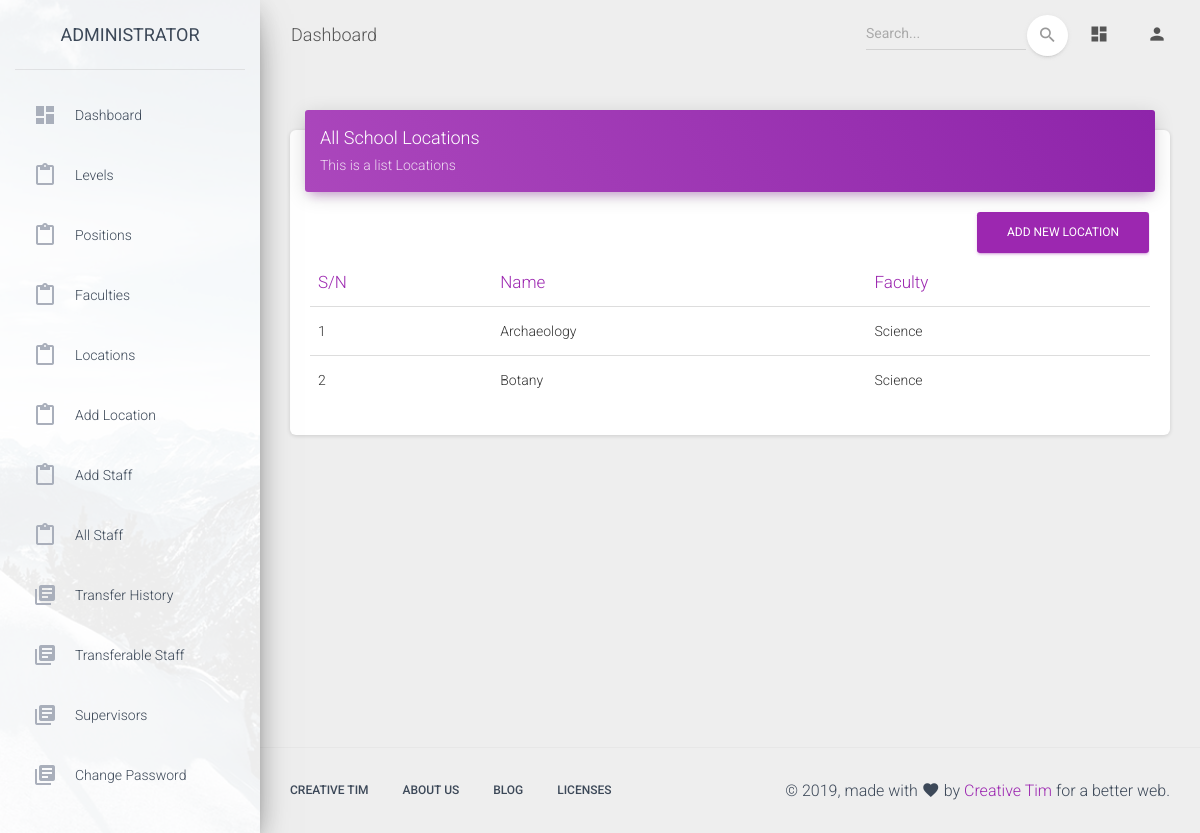
Page /admin/locations.php (signed in) on the earlier database version.
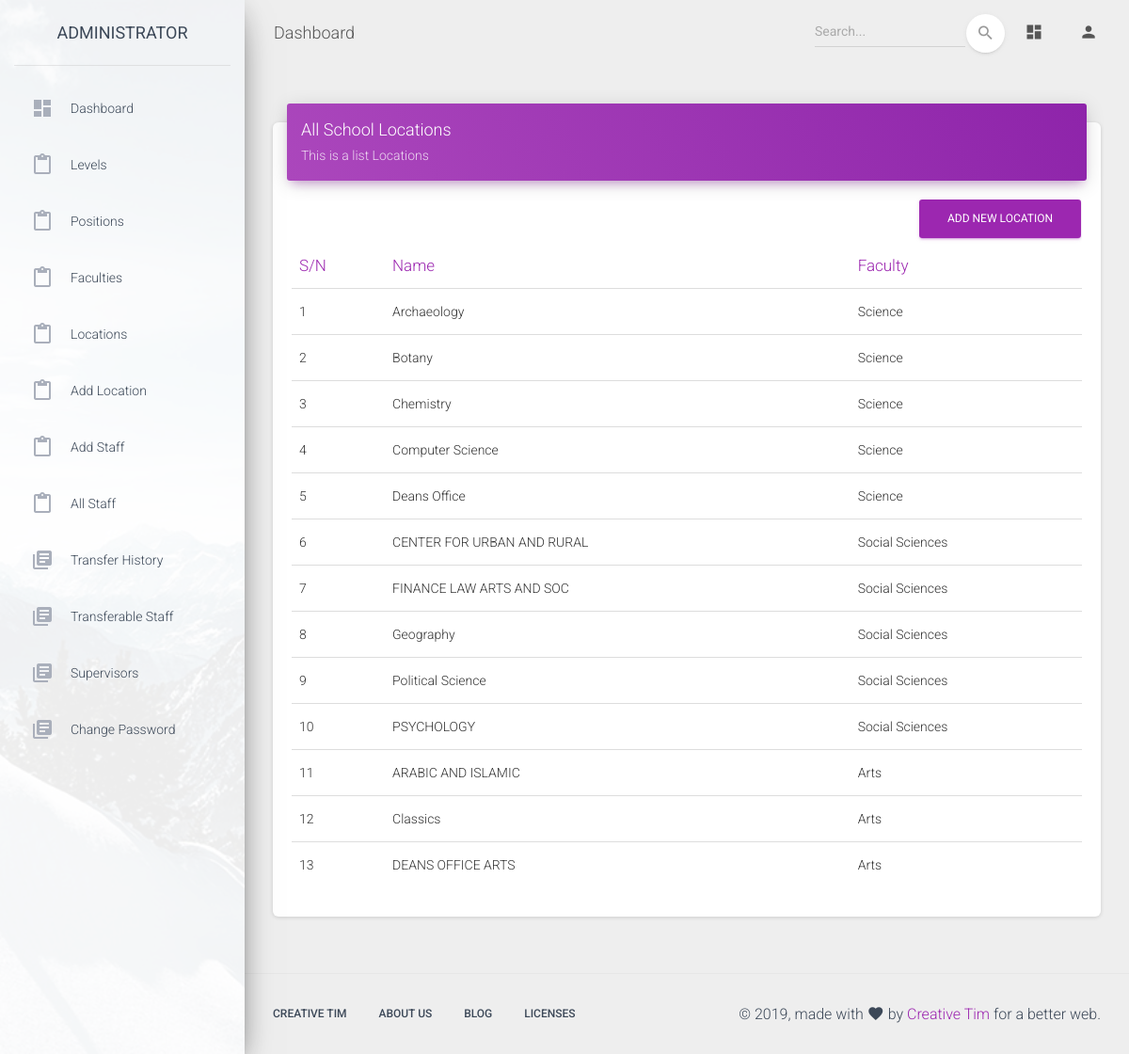
Same page on the later database version.
### tables this page shows
CREATE TABLE `locations` (
  `id` int(11) NOT NULL,
  `location_id` varchar(255) NOT NULL,
  `name` varchar(255) NOT NULL,
  `faculty_id` varchar(255) NOT NULL,
  `level_id` varchar(255) NOT NULL,
  `created_at` datetime NOT NULL DEFAULT CURRENT_TIMESTAMP
);

CREATE TABLE `faculties` (
  `id` int(11) NOT NULL,
  `faculty_id` varchar(255) NOT NULL,
  `name` varchar(255) NOT NULL,
  `level_id` varchar(255) NOT NULL,
  `created_at` datetime NOT NULL DEFAULT CURRENT_TIMESTAMP
);

### app/classes/Admin.php (called while the page is built, shortened)
<?php
class Admin extends Master
{
    public function get_faculty_name($faculty_id){
        $data = array("name");
        $table = "faculties";
        $where = "WHERE faculty_id = '$faculty_id'";
        $res = $this->getData($data,$table,$where);
        $name = !empty($res)? $res['name'] : "";
        return $name;
    }
    public function get_all_locations(){
        $data = "*";
        $table = "locations";
        $res = $this->getAllData($data,$table);
        $locations = !empty($res) ? $res : [];
        return $locations;
    }
}

### app/classes/Master.php (called while the page is built, shortened)
<?php
class Master
{
    protected $db;
    function __construct($db_conn){
        $this->db = $db_conn;
    }
    public function getData($data, $table, $where = '')
    {
        try {
            if ($data != '*') {
                $selections = implode(', ', $data);
            } else {
                $selections = '*';
            }
            $stmt = $this->db->prepare("SELECT {$selections} FROM `$table` " . $where . " LIMIT 1");
            $stmt->execute();
            $settings_data = $stmt->fetch(PDO::FETCH_ASSOC);
            if ($stmt->rowCount() > 0) {
                return $settings_data;
            }
        } catch (PDOException $e) {
            echo $e->getMessage();
        }
    }
    public function getAllData($data, $table, $where = '')
    {
        $settings_data=array();
        try {
            if ($data != '*') {
                $selections = implode(', ', $data);
            } else {
                $selections = '*';
            }
            $stmt = $this->db->prepare("SELECT {$selections} FROM `$table` " . $where . "");
            $stmt->execute();
            $settings_data = $stmt->fetchAll(PDO::FETCH_ASSOC);
            if ($stmt->rowCount() > 0) {
                return $settings_data;
            }
        } catch (PDOException $e) {
            return $settings_data;
        }
    }
}

### admin/locations.php (the view, shortened to what this page needs)
<?php
include '../app/init.php';
$admin = new Admin($db_conn);
$locations = $admin->get_all_locations();
?>
<!DOCTYPE html>
<html lang="en">
<head>
  <link rel="stylesheet" href="https://maxcdn.bootstrapcdn.com/font-awesome/latest/css/font-awesome.min.css">
  <link href="../assets/css/material-dashboard.css?v=2.1.1" rel="stylesheet" />
  <link href="../assets/demo/demo.css" rel="stylesheet" />
    <link rel="stylesheet" type="text/css" href="https://cdn.datatables.net/v/dt/dt-1.10.18/datatables.min.css"/>
</head>
<body class="">
  <div class="wrapper ">
    <?php include 'includes/sidebar.php' ?>
    <div class="main-panel">
        <?php include 'includes/header.php' ?>
      <div class="content">
        <div class="container-fluid">
            <div class="row">
                <div class="col-md-12">
                    <div class="card">
                        <div class="card-header card-header-primary">
                            <h4 class="card-title ">All School Locations</h4>
                            <p class="card-category"> This is a list Locations </p>
                        </div>
                        <div class="card-body">
                            <div class="table-responsive">
                                <table class="table" id="locations">
                                    <thead class=" text-primary">
                                    <th>
                                        S/N
                                    </th>
                                    <th>
                                        Name
                                    </th>
                                    <th>
                                        Faculty
                                    </th>
                                    </thead>
                                    <tbody>
                                    <?php
                                    if(!empty($locations) && count($locations) > 0){
                                        $count = 0;
                                        foreach ($locations as $location){
                                    ?>
                                    <tr>
                                        <td>
                                            <?= ++$count; ?>
                                        </td>
                                        <td>
                                            <?php if(isset($location['name'])) echo $location['name'] ?>
                                        </td>
                                        <td>
                                            <?php if(isset($location['faculty_id'])) echo $admin->get_faculty_name($location['faculty_id']) ?>
                                        </td>
                                    </tr>
                                    <?php   }
                                    } ?>
                                    </tbody>
                                    <a href="add_location.php" style="float:right" class="btn btn-primary">Add New Location</a>
                                </table>
                            </div>
                        </div>
                    </div>
                </div>
            </div>
        </div>
      </div>
        <?php include 'includes/footer.php' ?>
    </div>
  </div>
</body>
</html>

### admin/includes/sidebar.php
<?php
$page_url = $_SERVER['PHP_SELF'];
$pageArr = explode('/',$page_url);
$page = $pageArr[count($pageArr)-1];
?>
<div class="sidebar" data-color="purple" data-background-color="white" data-image="../assets/img/sidebar-1.jpg">
    <div class="logo">
        <a href="/admin" class="simple-text logo-normal">
            Administrator
        </a>
    </div>
    <div class="sidebar-wrapper">
        <ul class="nav">
            <li class="nav-item <?php if($page == 'index.php') echo 'active'; ?>  ">
                <a class="nav-link" href="index.php">
                    <i class="material-icons">dashboard</i>
                    <p>Dashboard</p>
                </a>
            </li>
            <li class="nav-item ">
                <a class="nav-link <?php if($page == 'levels.php') echo 'active'; ?>" href="levels.php">
                    <i class="material-icons">content_paste</i>
                    <p>Levels</p>
                </a>
            </li>
            <li class="nav-item ">
                <a class="nav-link <?php if($page == 'positions.php') echo 'active'; ?>" href="positions.php">
                    <i class="material-icons">content_paste</i>
                    <p>Positions</p>
                </a>
            </li>
           <li class="nav-item ">
               <a class="nav-link <?php if($page == 'faculties.php') echo 'active'; ?>" href="faculties.php">
                   <i class="material-icons">content_paste</i>
                   <p>Faculties</p>
               </a>
            </li>
            <li class="nav-item ">
               <a class="nav-link <?php if($page == 'locations.php') echo 'active'; ?>" href="locations.php">
                   <i class="material-icons">content_paste</i>
                   <p>Locations</p>
               </a>
            </li>
            <li class="nav-item ">
               <a class="nav-link <?php if($page == 'add_location.php') echo 'active'; ?>" href="add_location.php">
                   <i class="material-icons">content_paste</i>
                   <p>Add Location</p>
               </a>
            </li>
            <li class="nav-item <?php if($page == 'add_staff.php') echo 'active'; ?> ">
                <a class="nav-link" href="add_staff.php">
                    <i class="material-icons">content_paste</i>
                    <p>Add Staff</p>
                </a>
            </li>
            <li class="nav-item <?php if($page == 'all_staff.php') echo 'active'; ?> ">
                <a class="nav-link" href="all_staff.php">
                    <i class="material-icons">content_paste</i>
                    <p>All Staff</p>
                </a>
            </li>
            <li class="nav-item ">
                <a class="nav-link" href="transfer_history.php">
                    <i class="material-icons">library_books</i>
                    <p>Transfer History</p>
                </a>
            </li>
            <li class="nav-item <?php if($page == 'transferable_staff.php') echo 'active'; ?> ">
                <a class="nav-link" href="transferable_staff.php">
                    <i class="material-icons">library_books</i>
                    <p>Transferable Staff</p>
                </a>
            </li>
            <li class="nav-item <?php if($page == 'recent_transfers.php') echo 'active'; ?> ">
                <a class="nav-link" href="supervisors.php">
                    <i class="material-icons">library_books</i>
                    <p>Supervisors</p>
                </a>
            </li>
            <li class="nav-item ">
                <a class="nav-link" href="change_password.php">
                    <i class="material-icons">library_books</i>
                    <p>Change Password</p>
                </a>
            </li>
        </ul>
    </div>
</div>

### admin/includes/header.php (shortened to what this page needs)
<nav class="navbar navbar-expand-lg navbar-transparent navbar-absolute fixed-top ">
    <div class="container-fluid">
        <div class="navbar-wrapper">
            <a class="navbar-brand" href="index.php">Dashboard</a>
        </div>
        <div class="collapse navbar-collapse justify-content-end">
            <form class="navbar-form">
                <div class="input-group no-border">
                    <input type="text" value="" class="form-control" placeholder="Search...">
                    <button type="submit" class="btn btn-white btn-round btn-just-icon">
                        <i class="material-icons">search</i>
                        <div class="ripple-container"></div>
                    </button>
                </div>
            </form>
            <ul class="navbar-nav">
                <li class="nav-item">
                    <a class="nav-link" href="index.php">
                        <i class="material-icons">dashboard</i>
                    </a>
                </li>
                <li class="nav-item dropdown">
                    <a class="nav-link" href="#pablo" id="navbarDropdownProfile" data-toggle="dropdown" aria-haspopup="true" aria-expanded="false">
                        <i class="material-icons">person</i>
                    </a>
                </li>
            </ul>
        </div>
    </div>
</nav>

### admin/includes/footer.php (shortened to what this page needs)
<footer class="footer">
    <div class="container-fluid">
        <nav class="float-left">
            <ul>
                <li>
                    <a href="https://www.creative-tim.com">
                        Creative Tim
                    </a>
                </li>
                <li>
                    <a href="https://creative-tim.com/presentation">
                        About Us
                    </a>
                </li>
                <li>
                    <a href="http://blog.creative-tim.com">
                        Blog
                    </a>
                </li>
                <li>
                    <a href="https://www.creative-tim.com/license">
                        Licenses
                    </a>
                </li>
            </ul>
        </nav>
        <div class="copyright float-right">
            &copy;
            , made with <i class="material-icons">favorite</i> by
            <a href="https://www.creative-tim.com" target="_blank">Creative Tim</a> for a better web.
        </div>
    </div>
</footer>

Differences in the rows shown:
added locations: name "Chemistry", faculty.name "Science"
added locations: name "Computer Science", faculty.name "Science"
added locations: name "Deans Office", faculty.name "Science"
added locations: name "CENTER FOR URBAN AND RURAL", faculty.name "Social Sciences"
added locations: name "FINANCE LAW ARTS AND SOC", faculty.name "Social Sciences"
added locations: name "Geography", faculty.name "Social Sciences"
added locations: name "Political Science", faculty.name "Social Sciences"
added locations: name "PSYCHOLOGY", faculty.name "Social Sciences"
added locations: name "ARABIC AND ISLAMIC", faculty.name "Arts"
added locations: name "Classics", faculty.name "Arts"
added locations: name "DEANS OFFICE ARTS", faculty.name "Arts"
